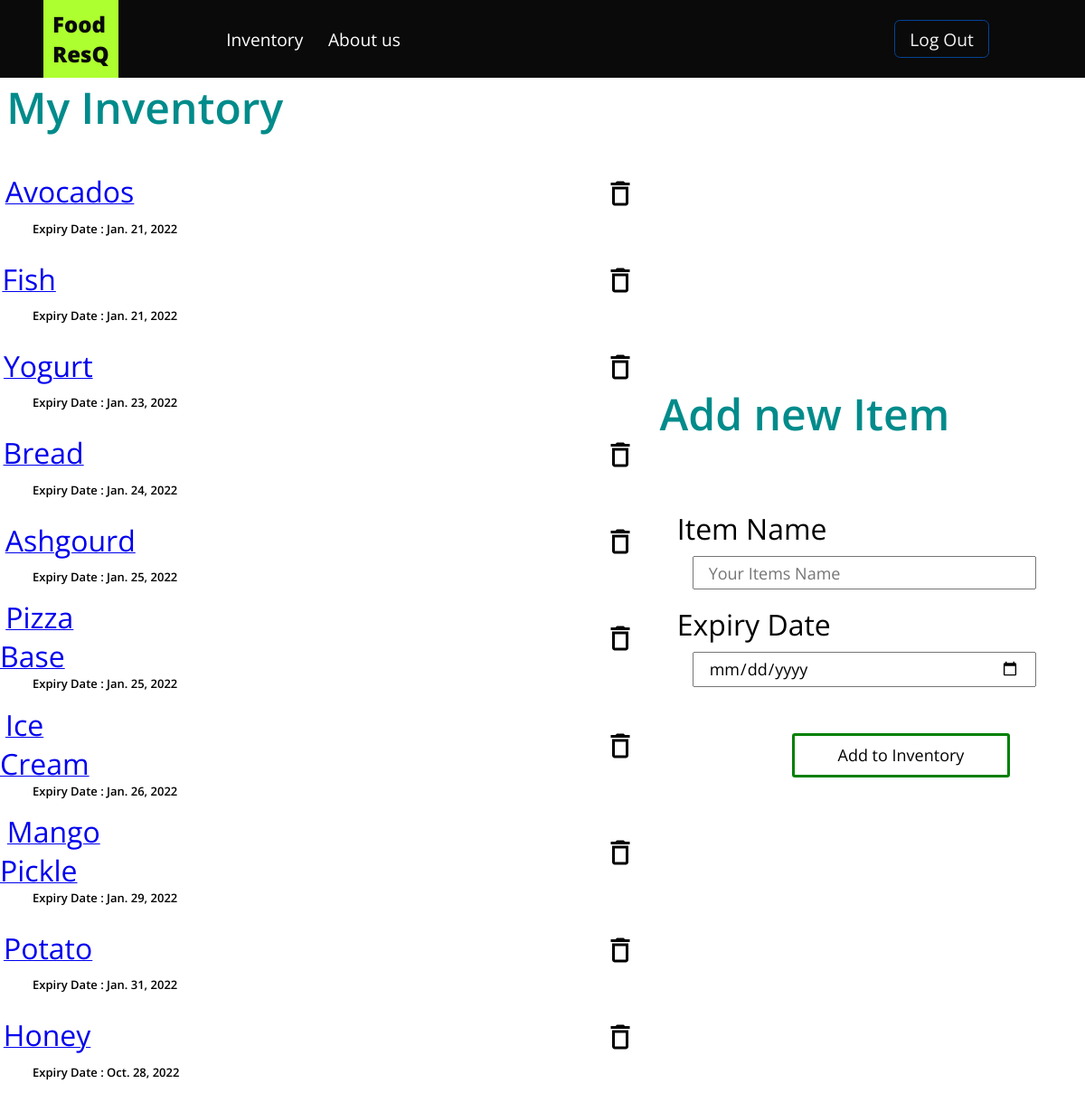
The app's page /items/ (signed in), older data.
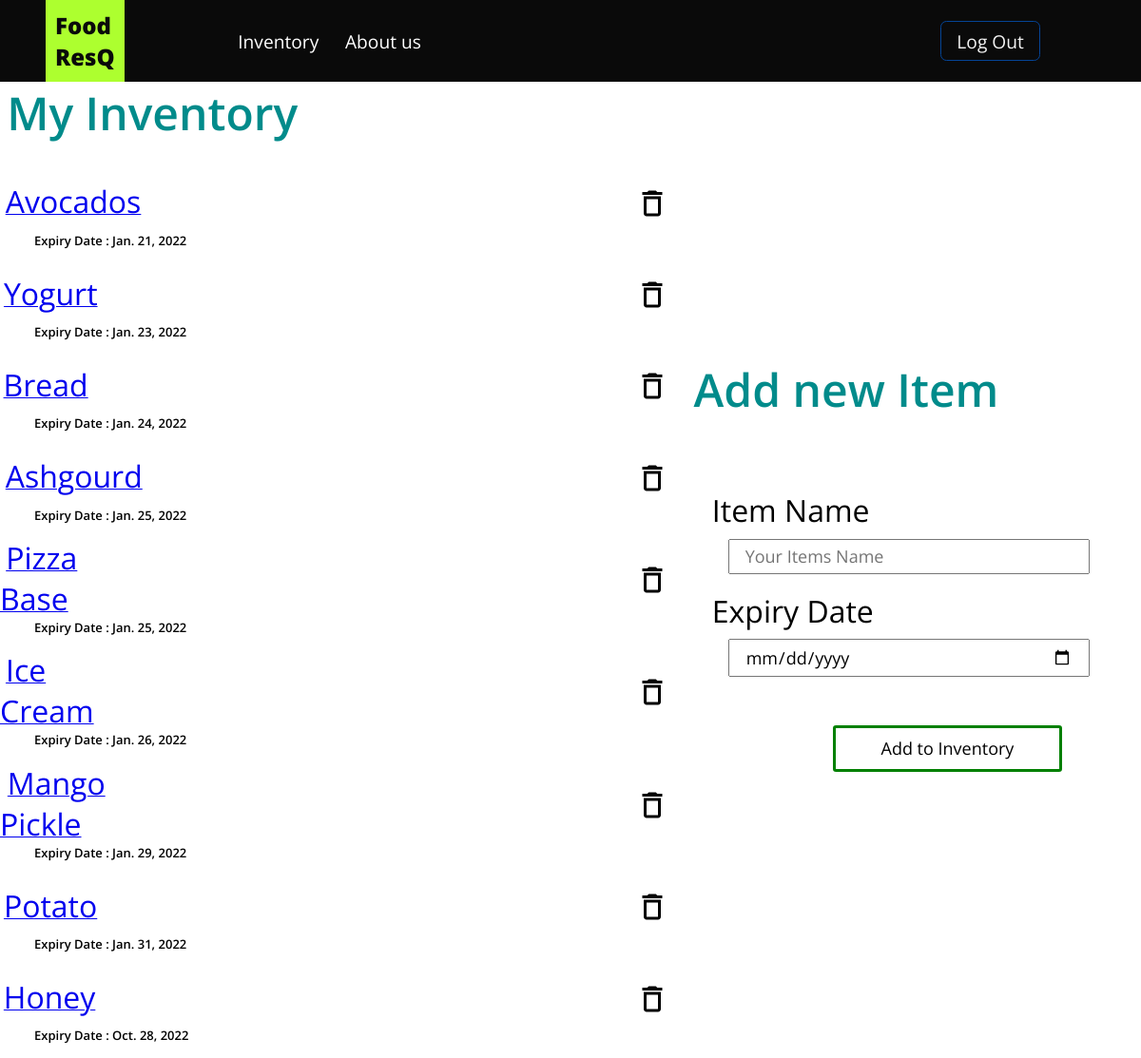
The same page, newer data.
### base/models.py (models this page shows, shortened)
class Item(models.Model):
    name = models.CharField(max_length=200)
    user = models.ForeignKey(User, on_delete=models.CASCADE , null=True)
    created = models.DateTimeField(auto_now_add=True)
    expirydate = models.DateField(null=True, blank=True)

### base/views.py (the view, shortened to what this page needs)
# urls.py: path('items/', views.userItems, name="user-items"),
@login_required(login_url='/login')
def userItems(request):
    user = User.objects.get(id=request.user.id)
    items = user.item_set.all().order_by('expirydate')
    context={'items':items}
    return render(request, 'base/items.html' , context)

### base/templates/base/items.html (shortened to what this page needs)
{% load static %}
{% include 'navbar.html' %}
<!DOCTYPE html>
<html lang="en">
<head>
</head>
<body>
    <main class="main">
        <div class="inventory">
            <lable class="inventory_heading">My Inventory</lable>
            <div class="item_container">
                {% for item in items %}
                <div class="item">
                    <div class="top">
                        <a href="{% url 'recipes' item.name %}"><lable class="item_heading">{{item.name}}</lable></a>
                        <a href="{% url 'delete-item' item.id %}"> <img src="{% static 'images/delete icon medium.png' %}" alt="" class="delete_item_btn"></a>
                    </div>
                    <div class="bottom">
                        <lable class="item_exp_date">Expiry Date : {{item.expirydate}}</lable>
                    </div>
                </div>
                {% endfor %}
            </div>
        </div>
        <div class="addItems">
            <lable class="addItem_heading">Add new Item</lable>
            <br><br><br>
           <div class="addItem_form">
              <form class="form" method="post">
                  <lable class="itemName">Item Name</lable>
                  <br>
                  <input type="text"  id="item_name_input" name="itemname" placeholder="Your Items Name" class="itemname_input">
                    <br>
                    <lable class="expiryDate">Expiry Date</lable>
                    <br>
                    <input type="date" min="2022-01-20" id="expiry_date_input" name="expirydate" class="expiry_date_input">
                    <br>
                    <button type="submit" class="submit_btn">Add to Inventory</button>
                </form>
           </div>
        </div>
    </main>
</body>
</html>

Row changes from the older to the newer data that the page shows:
removed Item: name "Fish", expirydate "Jan. 21, 2022"
